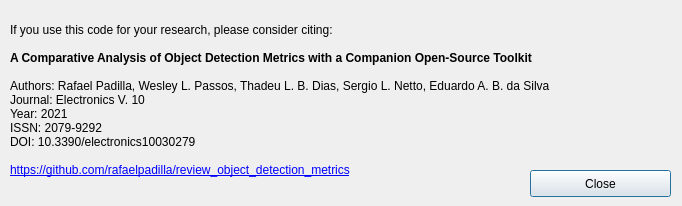
<?xml version="1.0" encoding="UTF-8"?>
<ui version="4.0">
 <class>Dialog</class>
 <widget class="QDialog" name="Dialog">
  <property name="geometry">
   <rect>
    <x>0</x>
    <y>0</y>
    <width>682</width>
    <height>206</height>
   </rect>
  </property>
  <property name="minimumSize">
   <size>
    <width>682</width>
    <height>203</height>
   </size>
  </property>
  <property name="maximumSize">
   <size>
    <width>682</width>
    <height>206</height>
   </size>
  </property>
  <property name="contextMenuPolicy">
   <enum>Qt::DefaultContextMenu</enum>
  </property>
  <property name="windowTitle">
   <string>Information</string>
  </property>
  <widget class="QLabel" name="lbl_groundtruth_dir_2">
   <property name="geometry">
    <rect>
     <x>10</x>
     <y>0</y>
     <width>681</width>
     <height>201</height>
    </rect>
   </property>
   <property name="text">
    <string>&lt;html&gt;&lt;head/&gt;&lt;body&gt;&lt;p&gt;If you use this code for your research, please consider citing:&lt;br/&gt;&lt;br/&gt;&lt;span style=&quot; font-weight:600;&quot;&gt;A Comparative Analysis of Object Detection Metrics with a Companion Open-Source Toolkit&lt;br/&gt;&lt;br/&gt;&lt;/span&gt;Authors: Rafael Padilla, Wesley L. Passos, Thadeu L. B. Dias, Sergio L. Netto, Eduardo A. B. da Silva&lt;br/&gt;Journal: Electronics V. 10&lt;br/&gt;Year: 2021&lt;br/&gt;ISSN: 2079-9292&lt;br/&gt;DOI: 10.3390/electronics10030279&lt;br/&gt;&lt;br/&gt;&lt;a href=&quot;https://github.com/rafaelpadilla/review_object_detection_metrics&quot;&gt;&lt;span style=&quot; text-decoration: underline; color:#0000ff;&quot;&gt;https://github.com/rafaelpadilla/review_object_detection_metrics&lt;/span&gt;&lt;/a&gt;&lt;/p&gt;&lt;/body&gt;&lt;/html&gt;</string>
   </property>
   <property name="wordWrap">
    <bool>true</bool>
   </property>
  </widget>
  <widget class="QPushButton" name="btn_Close">
   <property name="geometry">
    <rect>
     <x>530</x>
     <y>170</y>
     <width>141</width>
     <height>27</height>
    </rect>
   </property>
   <property name="toolTip">
    <string>The configurations will be applied in a random ground truth image.</string>
   </property>
   <property name="text">
    <string>Close</string>
   </property>
  </widget>
 </widget>
 <resources/>
 <connections>
  <connection>
   <sender>btn_Close</sender>
   <signal>clicked()</signal>
   <receiver>Dialog</receiver>
   <slot>btn_close_clicked()</slot>
   <hints>
    <hint type="sourcelabel">
     <x>582</x>
     <y>239</y>
    </hint>
    <hint type="destinationlabel">
     <x>455</x>
     <y>233</y>
    </hint>
   </hints>
  </connection>
 </connections>
 <slots>
  <slot>btn_close_clicked()</slot>
 </slots>
</ui>
